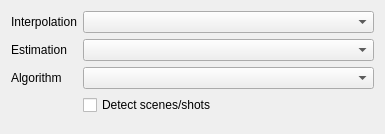
<?xml version="1.0" encoding="UTF-8"?>
<ui version="4.0">
 <class>BlockMotionInterpolation</class>
 <widget class="QWidget" name="BlockMotionInterpolation">
  <property name="geometry">
   <rect>
    <x>0</x>
    <y>0</y>
    <width>385</width>
    <height>134</height>
   </rect>
  </property>
  <property name="windowTitle">
   <string>Form</string>
  </property>
  <layout class="QFormLayout" name="formLayout">
   <item row="0" column="0">
    <widget class="QLabel" name="label_2">
     <property name="text">
      <string>Interpolation</string>
     </property>
    </widget>
   </item>
   <item row="0" column="1">
    <widget class="DataComboBox" name="interpolationBox"/>
   </item>
   <item row="1" column="0">
    <widget class="QLabel" name="label_3">
     <property name="text">
      <string>Estimation</string>
     </property>
    </widget>
   </item>
   <item row="1" column="1">
    <widget class="DataComboBox" name="estimationBox"/>
   </item>
   <item row="2" column="0">
    <widget class="QLabel" name="label_4">
     <property name="text">
      <string>Algorithm</string>
     </property>
    </widget>
   </item>
   <item row="2" column="1">
    <widget class="DataComboBox" name="algorithmBox"/>
   </item>
   <item row="3" column="1">
    <widget class="QCheckBox" name="sceneDetectionBox">
     <property name="text">
      <string>Detect scenes/shots</string>
     </property>
    </widget>
   </item>
  </layout>
 </widget>
 <customwidgets>
  <customwidget>
   <class>DataComboBox</class>
   <extends>QComboBox</extends>
   <header>UI/datacombobox.h</header>
  </customwidget>
 </customwidgets>
 <resources/>
 <connections/>
</ui>
